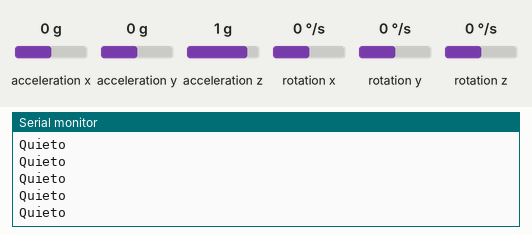
Recording of a sketch running on a simulated Arduino Uno, built with avr-gcc and run on an emulated ATmega328P. Shown: the last lines printed to the serial monitor. The test bench sets the inputs (shaded band); at power-on: acceleration x 0 g, acceleration y 0 g, acceleration z 1 g, rotation x 0 °/s, rotation y 0 °/s, rotation z 0 °/s.

Above: at 4.2 s.
4.3 s: acceleration x set to -1.4 g
At 4.32 s:
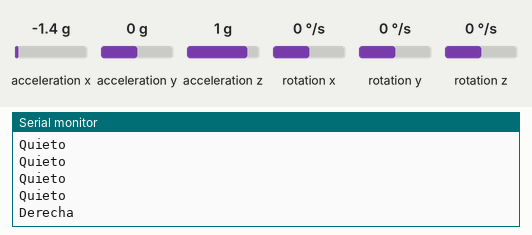
6.2 s: acceleration x set to 0.8 g
At 6.23 s:
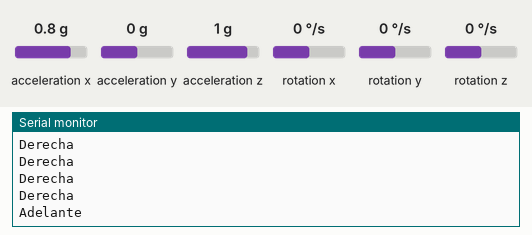

Measured:
- after the input at 4.3 s, the serial monitor: prints a new line at once (image 1)
- after the input at 6.2 s, the serial monitor: prints a new line at once (image 2)

The sketch:

MPU6050_Punto1_Red_Neuronal.ino
```cpp
//Librerias necesarias
#include <Wire.h>
#include <MPU6050_tockn.h>

// Crear objeto mpu usando la clase MPU6050, comunicándose por I2C
MPU6050 mpu(Wire);

// Variables para almacenar los valores de inclinación (ángulos) y tiempo
int pitchG;
int pitchD;
int rollG;
int rollD;
unsigned long past_time=0;

//Variables red neuronal, pesos y bias
const int node=2;
const int input=2;
const int outputs=2;
float P[input][1];
float W1[node][input]={{5.6622,-6.4035},
                      {-7.6346,2.3104}};

float b1[node][1]={{0.69567},
                  {3.4055}};

float a1[node][1];

float W2[outputs][node]={{4.6349,4.9014},
                      {-6.2297,2.879}};

float b2[outputs][1]={{-3.8285},
                  {1.1661}};

float a2[outputs][1];

float aux=0.0;     // Variable auxiliar para cálculos

// Rango de entrada para normalizar los datos
int maxValue=1023;
int minValue=0;

void setup() {
    Serial.begin(9600);         // Inicia el monitor serial
    Wire.begin();               // Inicia el bus I2C
    mpu.begin();                // Inicializa el MPU6050
    mpu.calcGyroOffsets(true);  // Calibra el sensor al inicio
}

void loop() {
  mpu.update();  // Actualiza los valores del sensor

  // Obtener ángulos de inclinación
  pitchG = mpu.getAngleX();
  rollG = mpu.getAngleY();

  // Convertir ángulos de -180 a 180 en un rango de 0 a 1023
  pitchD = constrain(map(pitchG, -180, 180, 0, 1023), 0, 1023);
  rollD = constrain(map(rollG, -180, 180, 0, 1023), 0, 1023);

  //Primera Capa Entrada
  P[0][0]=dataNormalized((float) pitchD,minValue,maxValue);
  P[1][0]=dataNormalized((float) rollD,minValue,maxValue);

  //Segunda Capa//
  for(int i=0;i<node;i++){
    aux=0.0;
    for(int j=0;j<input;j++){
      aux=aux+W1[i][j]*P[j][0];
    }
    a1[i][0]=tansig(aux+b1[i][0]);
  }

  //Tercera Capa//
    for(int i=0;i<outputs;i++){
      aux=0.0;
      for(int j=0;j<node;j++){
        aux=aux+W2[i][j]*a1[j][0];
      }
      a2[i][0]=tansig(aux+b2[i][0]);
    }

    if(a2[0][0]<=0 && a2[1][0]<=0){
      Serial.println("Izquierda");
    }
    else if(a2[0][0]<=0 && a2[1][0]>0){
      Serial.println("Derecha");
    }
    else if(a2[0][0]>0 && a2[1][0]<=0){
      Serial.println("Adelante");
    }
    else{
      Serial.println("Quieto");
    }
    delay(50);

}

// Función de activación tansig (tangente hiperbólica)
float tansig(float n)
{
  float a=exp(n);
  float b=exp(-n);
  return (a-b)/(a+b);
}

// Función para normalizar datos al rango
float dataNormalized(int inputData, int minData, int maxData)
{
  float valueNorm;
  valueNorm=2.0*(inputData-minData)/(maxData-minData)-1.0;
  return valueNorm;
}
```
